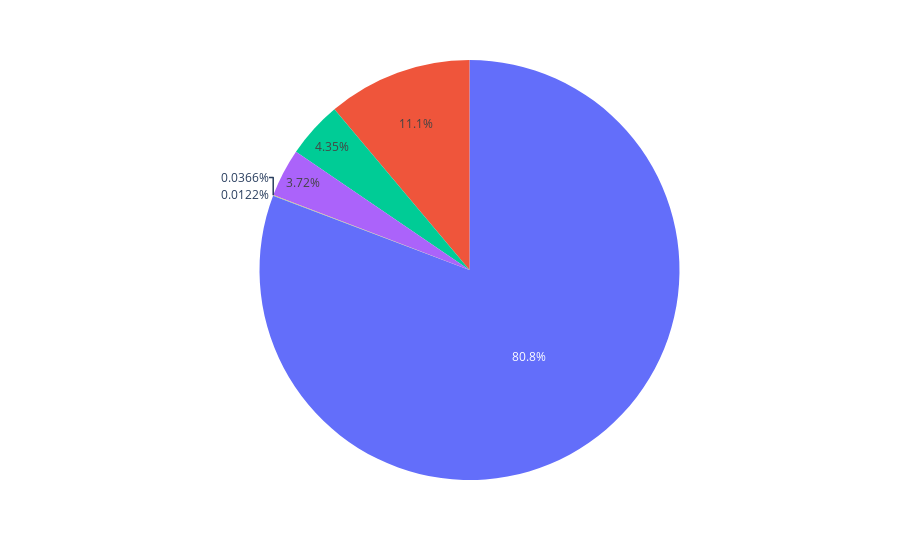

Notebook source saved alongside this figure:
### Code cell
fig = px.pie(labels=ratings.index, values=ratings.values)
fig.show()

### Figure 1 — Plotly figure (JSON) as saved in the notebook; plotly's stock layout.template omitted (floating-point values rounded to 4 significant figures)
{"data": [{"domain": {"x": [0, 1], "y": [0, 1]}, "hovertemplate": "value=%{value}<extra></extra>", "legendgroup": "", "name": "", "showlegend": false, "type": "pie", "values": [6621, 912, 357, 305, 3, 1]}], "layout": {"autosize": true, "legend": {"tracegroupgap": 0}, "margin": {"t": 60}}}
